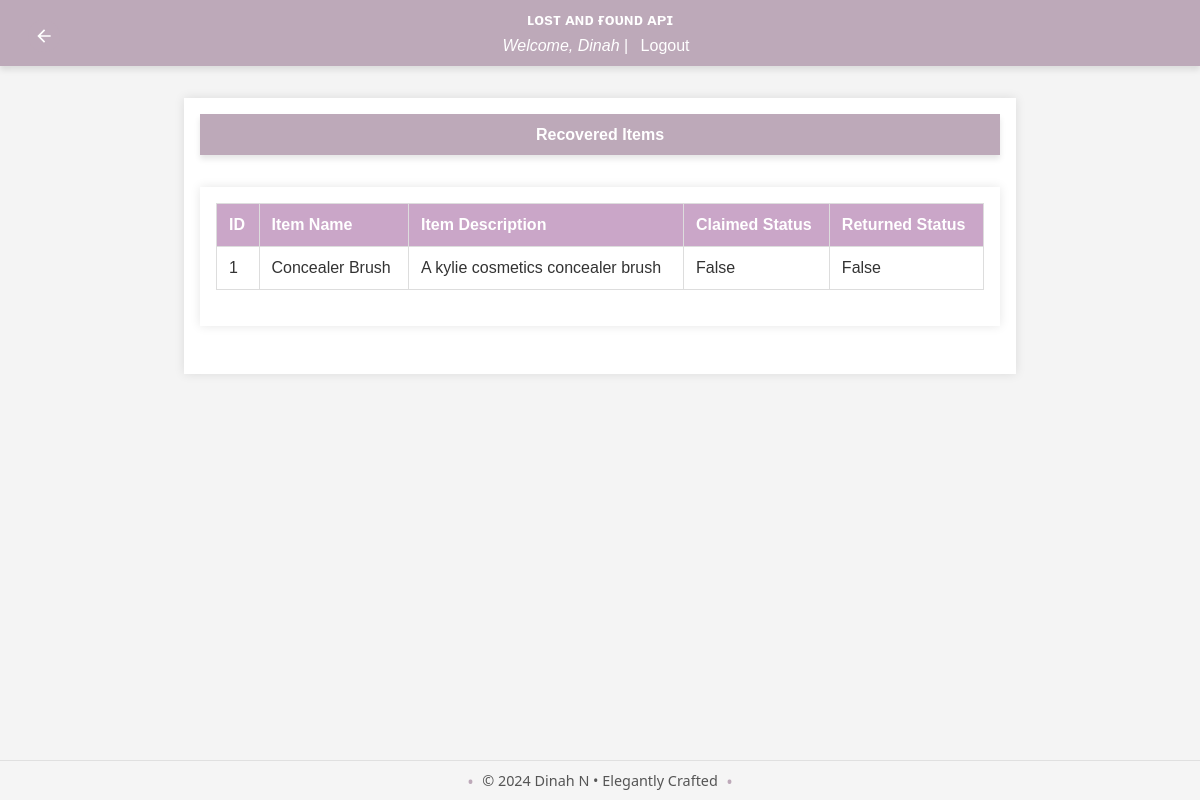
/admin/list_recovered_items (signed in), run on the app's committed database.
### app/models/user.py (models this page shows, shortened)
class User(db.Model, UserMixin):
    id = db.Column(db.Integer, primary_key=True)
    username = db.Column(db.String(150), unique=True, nullable=False)
    email = db.Column(db.String(150), unique=True, nullable=False)
    password_hash = db.Column(db.String(150), nullable=False)
    role = db.Column(db.String(50), nullable=False, default='user')
    lost_reports = db.relationship('LostReport', back_populates='user', lazy=True)
    found_reports = db.relationship('FoundReport', back_populates='user', lazy=True)
    claims = db.relationship('Claim', back_populates='claim_user', lazy=True)
    rewards_received = db.relationship('Reward', foreign_keys='Reward.receiver_id', back_populates='receiver', lazy=True)
    rewards_paid = db.relationship('Reward', foreign_keys='Reward.payer_id', back_populates='payer', lazy=True)
    reset_tokens = db.relationship('PasswordResetToken', back_populates='user', lazy=True)
    comments = db.relationship('Comment', back_populates='user')
    @property
    def password(self):
        raise AttributeError('password is not a readable attribute')

### app/models/item.py (models this page shows)
class Item(db.Model):
    id = db.Column(db.Integer, primary_key=True)
    name = db.Column(db.String(150), nullable=False, unique=True)
    description = db.Column(db.Text, nullable=True)
    image_url = db.Column(db.String(250), nullable=True)
    lost_reports = db.relationship('LostReport', back_populates='item', lazy=True)
    found_reports = db.relationship('FoundReport', back_populates='item', lazy=True)
    comments = db.relationship('Comment', back_populates='item')
    is_returned = db.Column(db.Boolean, default=False, nullable=False)
    is_claimed = db.Column(db.Boolean, default=False, nullable=False)
    is_recovered = db.Column(db.Boolean, default=False, nullable=False)

### app/routes/admin.py (the view)
@bp.route('/list_recovered_items', methods=['GET'])
@login_required
@admin_required
def list_recovered_items():
    try:
        recovered_items = Item.query.join(FoundReport).filter(FoundReport.item_id == Item.id).all()
        return render_template('list_recovered_items.html', items=recovered_items)
    except Exception as e:
        flash(f'Error: {str(e)}', 'error')
        return redirect(url_for('admin.dashboard'))

### app/__init__.py (called while the page is built)
def create_app():
    app = Flask(__name__)
    load_dotenv()
    app.config['SECRET_KEY'] = os.environ.get('FLASK_SECRET_KEY', secrets.token_hex(16))
    app.config.from_object('config.Config')
    app.config.from_pyfile('config.py', silent=True)
    register_extensions(app)
    register_blueprints(app)
    configure_cors(app)
    @app.before_request
    def method_override():
        if request.method == 'POST':
            method = request.form.get('_method')
            if method:
                method = method.upper()
                if method in ['PUT', 'DELETE']:
                    request.environ['REQUEST_METHOD'] = method
    return app

def register_extensions(app):
    db.init_app(app)
    migrate.init_app(app, db)
    bcrypt.init_app(app)
    login_manager.init_app(app)
    mail.init_app(app)
    @login_manager.user_loader
    def load_user(user_id):
        return user.User.query.get(int(user_id))

### app/templates/list_recovered_items.html (shortened to what this page needs)
{% extends "base.html" %}
{% block content %}
<header>
    <a href="{{ url_for('admin.dashboard') }}" class="back-button" title="Back to Dashboard">
        <svg xmlns="http://www.w3.org/2000/svg" viewBox="0 0 24 24" fill="currentColor" width="24" height="24">
            <path d="M20 11H7.83l5.59-5.59L12 4l-8 8 8 8 1.41-1.41L7.83 13H20v-2z"/>
        </svg>
    </a>
    <h1>Recovered Items</h1>
</header>
<main>
    <table>
        <thead>
            <tr>
                <th>ID</th>
                <th>Item Name</th>
                <th>Item Description</th>
                <th>Claimed Status</th>
                <th>Returned Status</th>
            </tr>
        </thead>
        <tbody>
            {% for item in items %}
            <tr>
                <td>{{ item.id }}</td>
                <td>{{ item.name }}</td>
                <td>{{ item.description }}</td>
                <td>{{ item.is_claimed }}</td>
                <td>{{ item.is_returned }}</td>
            </tr>
            {% endfor %}
        </tbody>
    </table>
</main>
{% endblock %}

### app/templates/base.html (shortened to what this page needs)
<!DOCTYPE html>
<html lang="en">
<head>
    <link rel="stylesheet" href="{{ url_for('static', filename='styles.css') }}">
</head>
<body>
    <header>
        <h1>ʟᴏsᴛ ᴀɴᴅ ғᴏᴜɴᴅ ᴀᴘɪ</h1>
        {% if current_user.is_authenticated %}
            <p><i>Welcome, {{ current_user.username }}</i> | <a href="{{ url_for('auth.logout') }}">Logout</a></p>
        {% else %}
            <p>
                <a href="{{ url_for('auth.login') }}">Login</a> |
                <a href="{{ url_for('auth.register') }}">Sign Up</a>
            </p>
        {% endif %}
    </header>
    <main>
        {% block content %}{% endblock %}
    </main>
    <footer>
        <p>&copy; 2024 Dinah N • Elegantly Crafted</p>
    </footer>
</body>
</html>

### app/static/styles.css (style rules this page uses)
body { font-family: 'Roboto', sans-serif; margin: 0; padding: 0; background-color: #f9f9f9; color: #333; }
.back-button { position: absolute; top: 20px; left: 20px; background-color: #bda9b9; color: white; width: 32px; height: 32px; border-radius: 50%; display: flex; justify-content: center; align-items: center; text-decoration: none; transition: background-color 0.3s ease; }
.back-button svg { width: 20px; height: 20px; }
header { background-color: #e7cbe1; color: #ecf0f1; padding: 20px 0; box-shadow: 0 4px 6px rgba(0, 0, 0, 0.1); }
header h1 { margin: 0; text-align: center; font-size: 1.0rem; }
main { padding: 40px; max-width: 1200px; margin: 0 auto; }
footer { background-color: #e7cbe1; color: #ecf0f1; text-align: center; padding: 20px 0; position: fixed; bottom: 0; width: 100%; }
table { width: 100%; border-collapse: collapse; margin-bottom: 20px; }
table th, table td { padding: 12px; border: 1px solid #ddd; text-align: left; }
table th { background-color: #caa6c8; color: #fff; }

### app/templates/base.html (style rules this page uses)
body { font-family: Arial, sans-serif; background-color: #f4f4f4; margin: 0; padding: 0; }
header { background-color: #bda9b9; color: white; padding: 0.7rem; text-align: center; }
header p { margin: 0.5rem 0 0; }
header a { color: white; text-decoration: none; margin: 0 0.5rem; }
main { max-width: 800px; margin: 2rem auto; padding: 1rem; background-color: white; box-shadow: 0 0 10px rgba(0, 0, 0, 0.1); }
footer { background-color: whitesmoke; text-align: center; padding: 10px 0; font-family: 'Segoe UI', Tahoma, Geneva, Verdana, sans-serif; font-size: 0.9em; color: #555; border-top: 1px solid #e0e0e0; }
footer p { margin: 0; display: inline-block; position: relative; }
footer p::before, footer p::after { content: "•"; color: #bda9b9; font-size: 1.2em; position: absolute; top: 50%; transform: translateY(-50%); }
footer p::before { left: -15px; }
footer p::after { right: -15px; }

### data on the page
User: username "Dinah"
Item: id "1", name "Concealer Brush", description "A kylie cosmetics concealer brush", is_claimed "False", is_returned "False"
